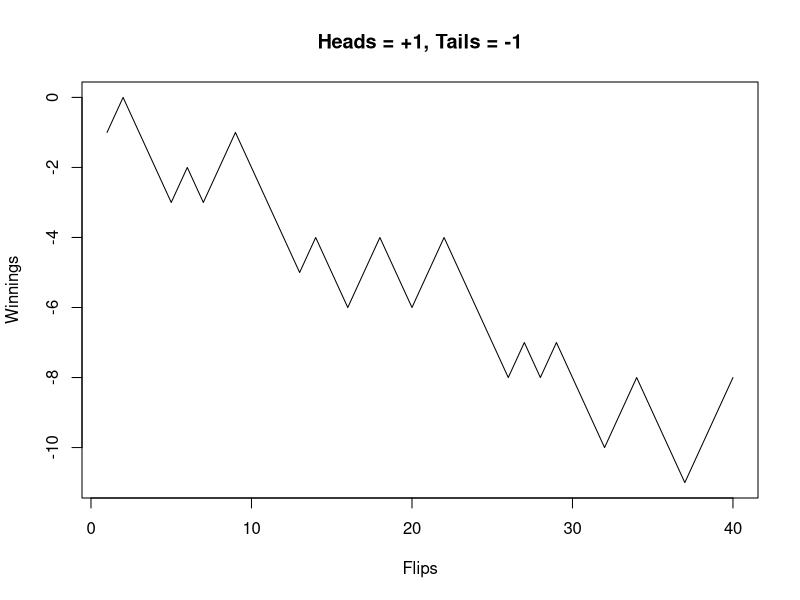

Recreate this plot in R.
## ---- chunk 1
# Define the parameters
max_trials <- 40

# Set up the possible outcomes
possible_outcomes <- c(-1,1)

# Get the individual results
results <- sample(possible_outcomes, max_trials, replace=T)

# Get the cululative results
cumulative <- cumsum(results)

# Plot the graph
plot(cumulative, type='l',
     main='Heads = +1, Tails = -1',
     xlab='Flips',
     ylab='Winnings')
